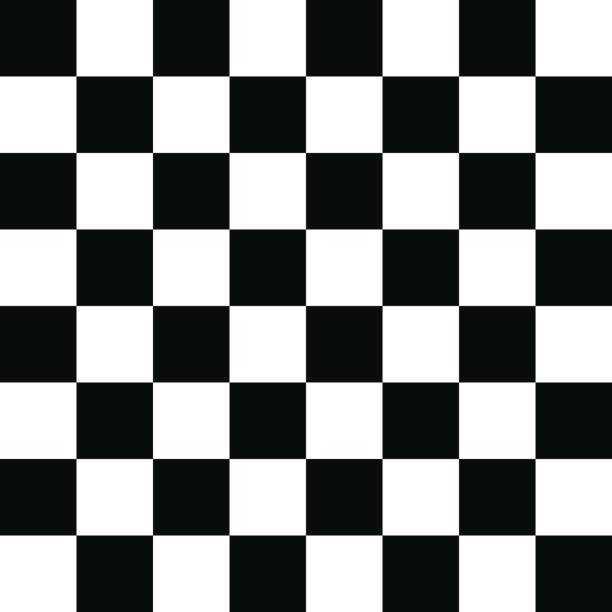
#> input picture Chessboard.jpg, 612 x 612 px
$ python Sobel-method.py   (older library calls are emulated)
#> lines starting #> are read from the running program, lines starting #| are printed output that depends on the picture
import cv2

img = cv2.imread('Chessboard.jpg', cv2.IMREAD_GRAYSCALE) #reading the image in grayscale since edge detection algorithms only work that way
#> img: shape (612, 612); min 0, max 255, mean 132.9

sobelx = cv2.Sobel(img, cv2.CV_64F, 1, 0 ,ksize=5) #implementing sobel edge matching for x axis
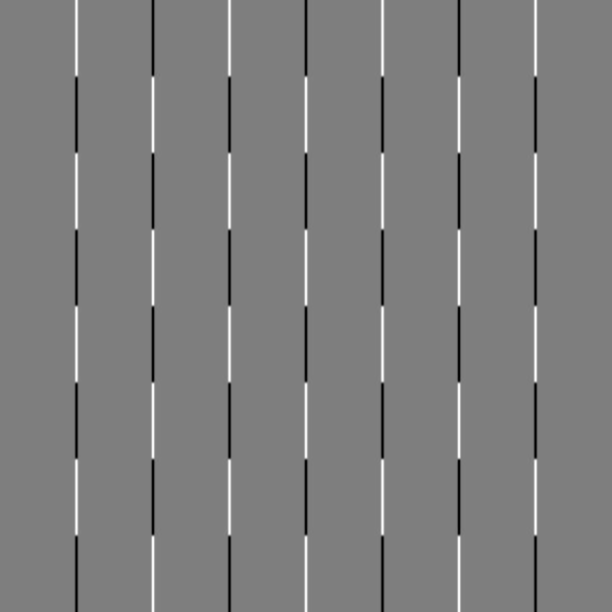
#> sobelx: shape (612, 612) float64; min -11701, max 11850, mean 0; drawn with min black and max white
sobely= cv2.Sobel(img, cv2.CV_64F, 0,1, ksize= 5) #implementing sobel edge matching for y axis
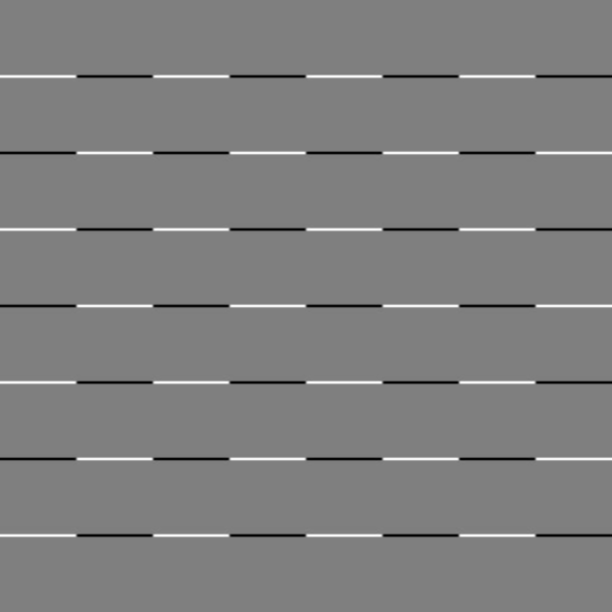
#> sobely: shape (612, 612) float64; min -11715, max 11781, mean 0; drawn with min black and max white

sobel_magnitude= cv2.magnitude(sobelx,sobely) #finding magnitude and computing gradient for x and y plane
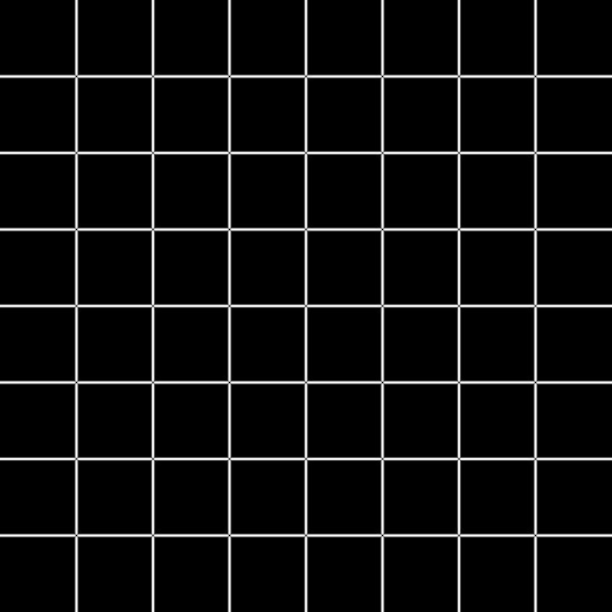
#> sobel_magnitude: shape (612, 612) float64; min 0, max 11850.6, mean 698.5; drawn with min black and max white

sobel_magnitude= cv2.convertScaleAbs(sobel_magnitude) #converting back to units for readable output
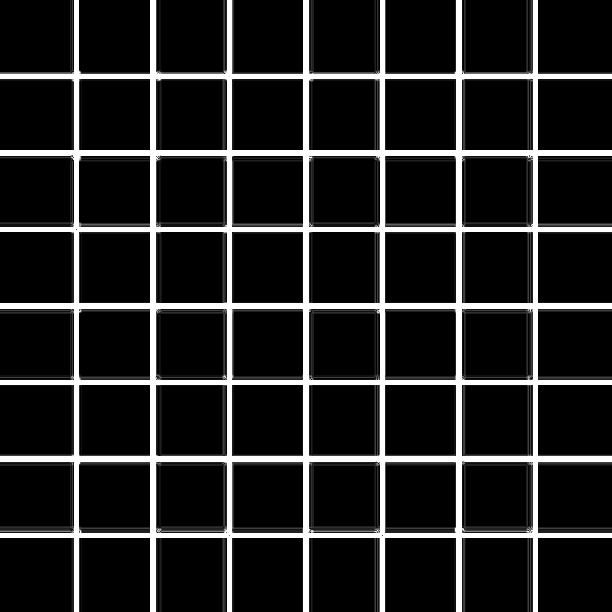
#> sobel_magnitude: shape (612, 612); min 0, max 255, mean 34.7

cv2.imshow("Original",img)
cv2.imshow("Sobelx", cv2.convertScaleAbs(sobelx))  #converting back to units for readable output as well as printing it for x axis
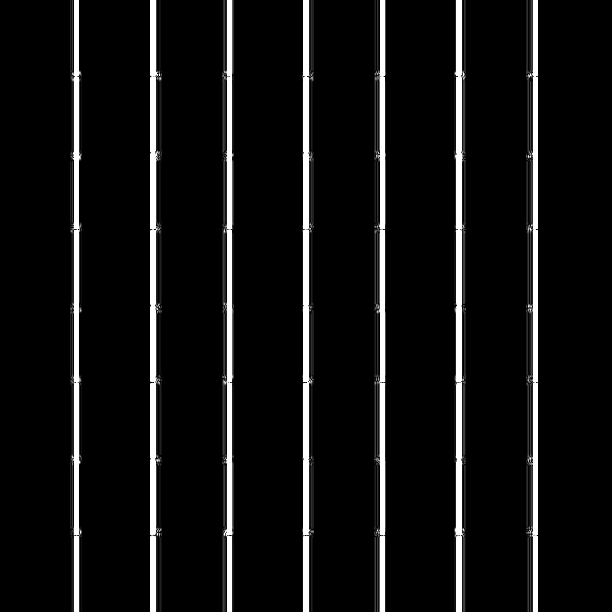
#> window 'Sobelx': shape (612, 612); min 0, max 255, mean 18.1
cv2.imshow("Sobely", cv2.convertScaleAbs(sobely))   #converting back to units for readable output as well as printing it for y axis
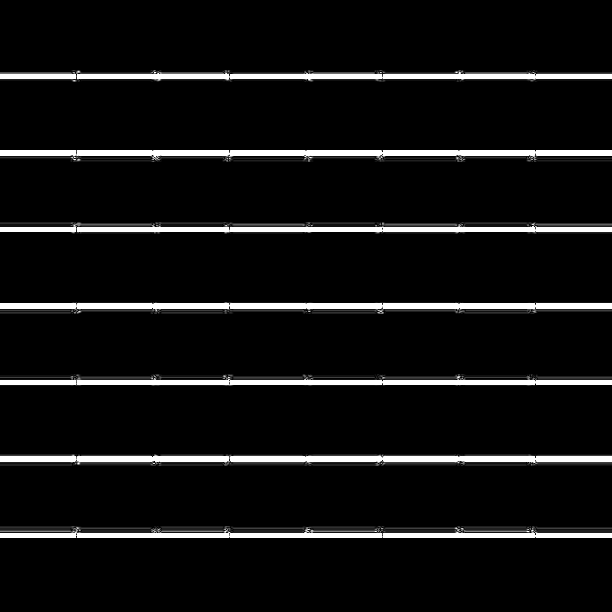
#> window 'Sobely': shape (612, 612); min 0, max 255, mean 18.1


cv2.waitKey(0)
cv2.destroyAllWindows
